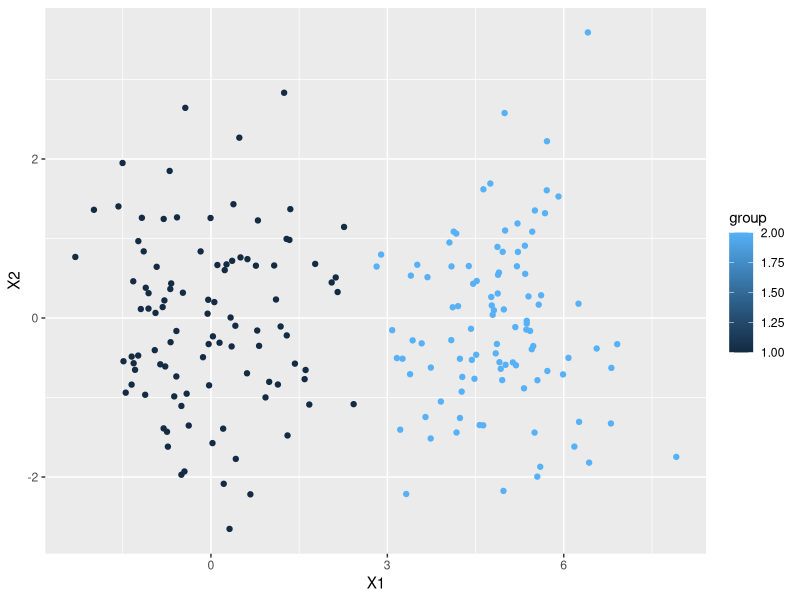

Write R code to recreate this figure.
## ---- chunk 1
n <- 100
x1 <- matrix(rnorm(2*n), n, 2)
x2 <- sweep(matrix(rnorm(2*n), n, 2), 2, c(-5,0))
x <- rbind(cbind(x1,1), cbind(x2, 2))
x <- data.frame(x)
names(x)[3] <- "group"
library(ggplot2)
ggplot(data=x, mapping=aes(x=X1, y=X2, color=group)) + geom_point()
